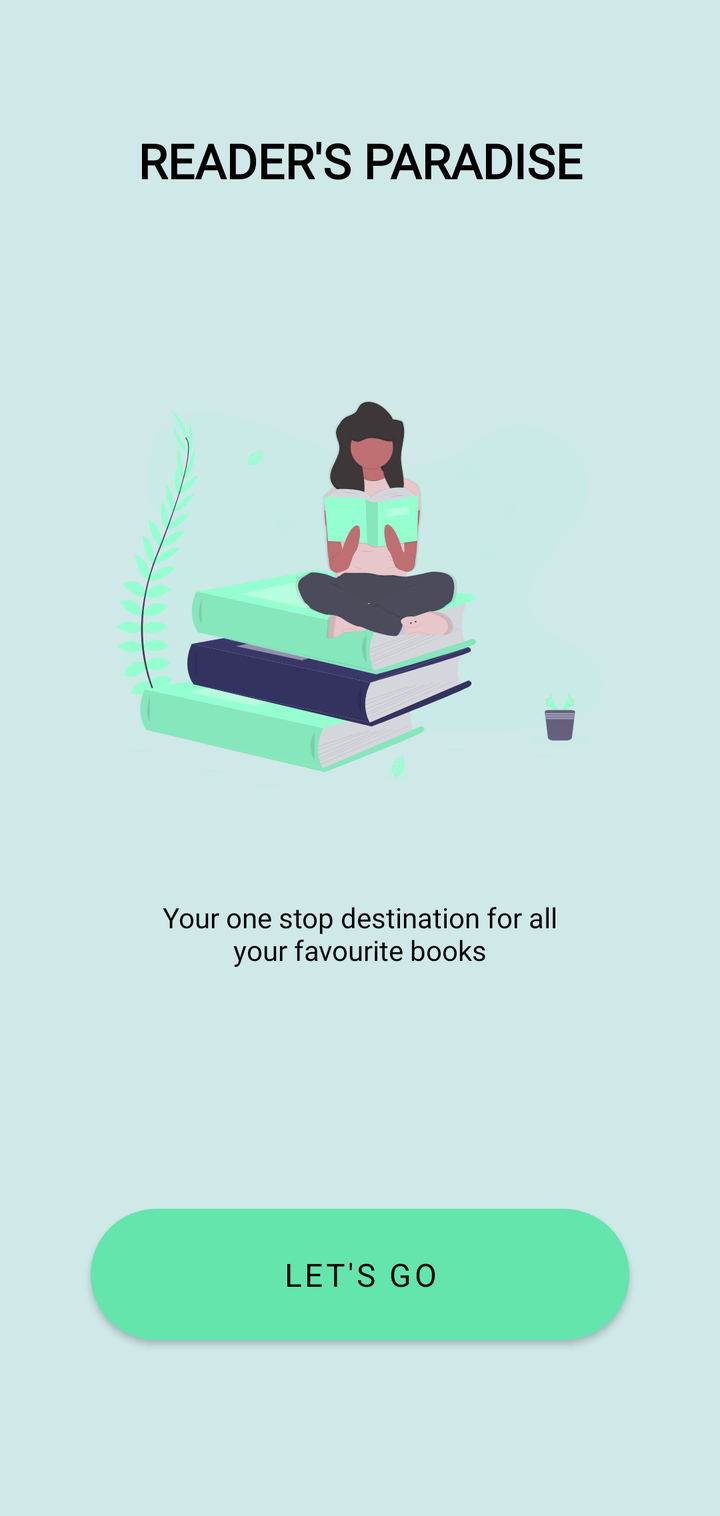
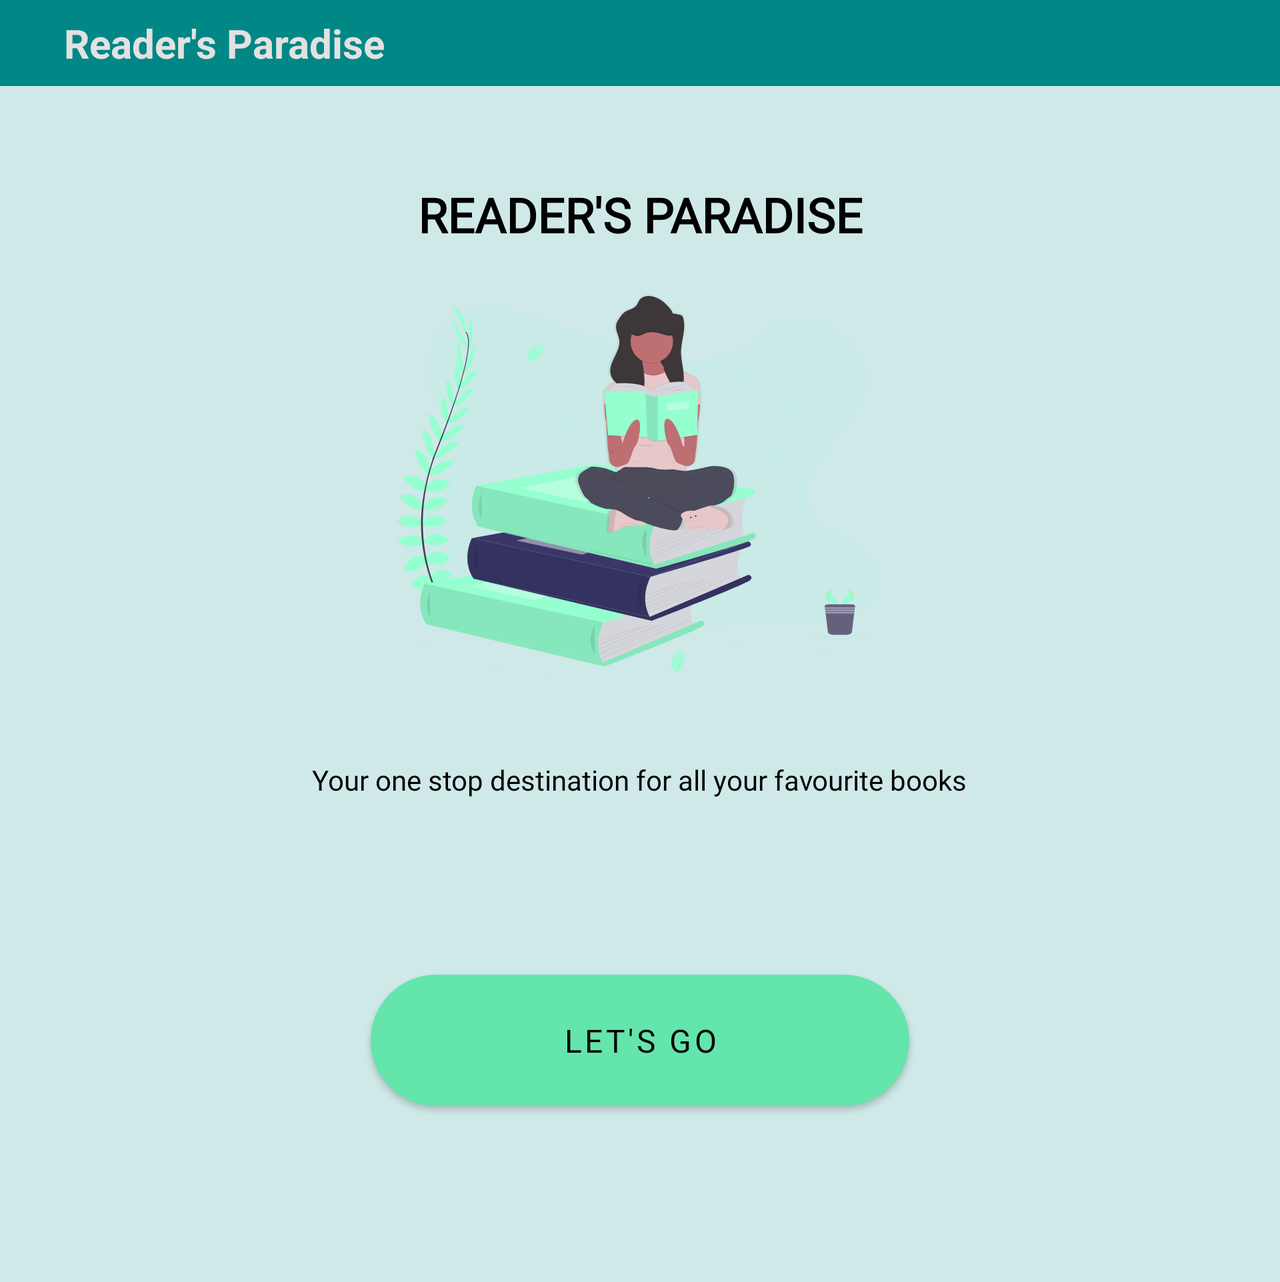

Compare how this app lays out the same screen by default and in its alternative resource folder. The renders come first, then the two layout files and the values they reference.
<!-- AndroidManifest.xml: application theme Theme.BookListingApp -->
<!-- res/layout/fragment_landing.xml -->
<?xml version="1.0" encoding="utf-8"?>
<ScrollView
    xmlns:android="http://schemas.android.com/apk/res/android"
    xmlns:tools="http://schemas.android.com/tools"
    xmlns:app="http://schemas.android.com/apk/res-auto"
    android:layout_width="match_parent"
    android:layout_height="match_parent"
    android:background="@color/color_bg"
    android:orientation="vertical"
    android:gravity="center_horizontal"
    tools:context=".LandingFragment">
    <LinearLayout
        android:layout_width="match_parent"
        android:layout_height="wrap_content"
        android:background="@color/color_bg"
        android:orientation="vertical"
        android:gravity="center_horizontal"
        tools:context=".LandingFragment">


        <TextView
            android:layout_width="wrap_content"
            android:layout_height="0sp"
            android:layout_weight="0.1"
            android:layout_marginTop="64dp"
            android:fontFamily="@font/roboto_bold"
            android:gravity="center"
            android:text="@string/app_name"
            android:textAllCaps="true"
            android:textColor="@color/black"
            android:textSize="24sp"
            android:textStyle="bold" />

        <ImageView
            android:layout_width="wrap_content"
            android:layout_height="0dp"
            android:layout_weight="0.4"
            android:layout_marginTop="104dp"
            android:src="@drawable/cover_photo"
            android:contentDescription="@string/landing_image"/>
        <TextView
            android:layout_width="wrap_content"
            android:layout_height="0dp"
            android:layout_weight="0.1"
            android:fontFamily="@font/ubuntu_medium"
            android:layout_marginTop="56dp"
            android:textSize="14sp"
            android:textStyle="normal"
            android:textColor="@color/black"
            android:text="@string/intro_to_app"
            android:gravity="center_horizontal|bottom"
            android:paddingStart="72dp"
            android:paddingEnd="72dp"/>

        <Button
            android:id="@+id/begin"
            android:layout_width="wrap_content"
            android:layout_height="wrap_content"
            android:layout_marginBottom="88dp"
            android:fontFamily="@font/ubuntu_medium"
            android:background="@drawable/button_ripple"
            android:layout_marginTop="120dp"
            app:backgroundTint="@color/start_button"
            android:paddingStart="96dp"
            android:paddingTop="16dp"
            android:paddingEnd="96dp"
            android:paddingBottom="16dp"

            android:text="@string/let_s_go"
            android:textSize="16sp"
            android:textColor="@color/black"/>



    </LinearLayout>
</ScrollView>
<!-- resources referenced by this layout -->
<resources>
  <color name="black">#FF000000</color>
  <color name="color_bg">#CFE8E8</color>
  <color name="start_button">#64E5AC</color>
  <!-- drawable button_ripple (drawable) -->
  <?xml version="1.0" encoding="utf-8"?>
  <ripple xmlns:android="http://schemas.android.com/apk/res/android"
      android:color="@color/start_button_light">
      <item
          android:drawable="@drawable/button_shape"/>
  </ripple>
  <!-- drawable cover_photo: vector/xml drawable (drawable, 65620 chars, omitted) -->
  <string name="app_name">Reader\'s Paradise</string>
  <string name="intro_to_app">Your one stop destination for all your favourite books</string>
  <string name="landing_image">Landing image</string>
  <string name="let_s_go">Let\'s go</string>
  <style name="Theme.BookListingApp" parent="Theme.MaterialComponents.DayNight.NoActionBar">
          
          <item name="colorPrimary">@color/purple_500</item>
          <item name="colorPrimaryVariant">@color/purple_700</item>
          <item name="colorOnPrimary">@color/white</item>
          
          <item name="colorSecondary">@color/teal_200</item>
          <item name="colorSecondaryVariant">@color/teal_700</item>
          <item name="colorOnSecondary">@color/black</item>
          
          <item name="android:statusBarColor" tools:targetApi="l">?attr/colorPrimaryVariant</item>
          
      </style>
  <color name="start_button_light">#9DE8C7</color>
  <!-- drawable button_shape (drawable) -->
  <?xml version="1.0" encoding="utf-8"?>
  <selector xmlns:android="http://schemas.android.com/apk/res/android">
      <item android:state_enabled="true">
          <shape android:shape="rectangle">
              <solid android:color="@color/start_button" />
              <corners android:radius="100dp" />
          </shape>
      </item>
      <item android:state_enabled="false">
          <shape android:shape="rectangle">
              <solid android:color="@color/button_disabled" />
              <corners android:radius="100dp" />
          </shape>
      </item>
  
  </selector>
  <color name="purple_500">#FF6200EE</color>
  <color name="purple_700">#FF3700B3</color>
  <color name="white">#FFFFFFFF</color>
  <color name="teal_200">#FF03DAC5</color>
  <color name="teal_700">#FF018786</color>
  <color name="button_disabled">#6D9C87</color>
</resources>
<!-- res/layout-land/fragment_landing.xml (the repository's variant of the layout above) -->
<!-- drawn on the phone turned sideways -->
<?xml version="1.0" encoding="utf-8"?>
<ScrollView
    xmlns:android="http://schemas.android.com/apk/res/android"
    xmlns:tools="http://schemas.android.com/tools"
    xmlns:app="http://schemas.android.com/apk/res-auto"
    android:layout_width="match_parent"
    android:layout_height="match_parent"
    android:background="@color/color_bg"
    android:orientation="vertical"
    android:gravity="center_horizontal"
    tools:context=".LandingFragment">
    <LinearLayout
        android:layout_width="match_parent"
        android:layout_height="wrap_content"
        android:background="@color/color_bg"
        android:orientation="vertical"
        android:gravity="center_horizontal"
        tools:context=".LandingFragment">
        <include layout="@layout/toolbar" />

        <TextView
            android:layout_width="wrap_content"
            android:layout_height="0sp"
            android:layout_weight="0.1"
            android:layout_marginTop="48dp"
            android:fontFamily="@font/roboto_bold"
            android:gravity="center"
            android:text="@string/app_name"
            android:textAllCaps="true"
            android:textColor="@color/black"
            android:textSize="24sp"
            android:textStyle="bold" />

        <ImageView
            android:layout_width="wrap_content"
            android:layout_height="0dp"
            android:layout_weight="0.4"
            android:layout_marginTop="24dp"
            android:src="@drawable/cover_photo"
            android:contentDescription="@string/landing_image"/>
        <TextView
            android:layout_width="wrap_content"
            android:layout_height="0dp"
            android:layout_weight="0.1"
            android:fontFamily="@font/ubuntu_medium"
            android:layout_marginTop="40dp"
            android:textSize="14sp"
            android:textStyle="normal"
            android:textColor="@color/black"
            android:text="@string/intro_to_app"
            android:gravity="center"
            android:paddingStart="72dp"
            android:paddingEnd="72dp"/>

        <Button
            android:id="@+id/begin"
            android:layout_width="wrap_content"
            android:layout_height="wrap_content"
            android:layout_marginBottom="88dp"
            android:fontFamily="@font/ubuntu_medium"
            android:background="@drawable/button_ripple"
            android:layout_marginTop="88dp"
            app:backgroundTint="@color/start_button"
            android:paddingStart="96dp"
            android:paddingTop="16dp"
            android:paddingEnd="96dp"
            android:paddingBottom="16dp"

            android:text="@string/let_s_go"
            android:textSize="16sp"
            android:textColor="@color/black"/>



    </LinearLayout>
</ScrollView>
<!-- res/layout/toolbar.xml (included above) -->
<?xml version="1.0" encoding="utf-8"?>
<LinearLayout xmlns:android="http://schemas.android.com/apk/res/android"
    android:layout_width="match_parent"
    android:layout_height="wrap_content"
    android:orientation="horizontal"
    android:gravity="center_vertical"
    android:background="@color/teal_700">
    <ImageButton
        android:id="@+id/up_button"
        android:layout_width="wrap_content"
        android:layout_height="wrap_content"
        android:src="@drawable/back_arrow"
        android:paddingStart="12dp"
        android:paddingEnd="8dp"
        android:background="@drawable/up_button_ripple"/>

    <TextView
        android:layout_width="wrap_content"
        android:layout_height="wrap_content"
        android:layout_marginStart="8dp"
        android:gravity="center_vertical"
        android:text="@string/app_name"
        android:textColor="#E3E1E1"
        android:textSize="20sp"
        android:textStyle="bold"
        android:paddingTop="8dp"
        android:paddingBottom="8dp" />

</LinearLayout>
<!-- resources referenced by the variant -->
<!-- as the phone turned sideways resolves them -->
<resources>
  <color name="black">#FF000000</color>
  <color name="color_bg">#CFE8E8</color>
  <color name="start_button">#64E5AC</color>
  <color name="teal_700">#FF018786</color>
  <!-- drawable button_ripple (drawable) -->
  <?xml version="1.0" encoding="utf-8"?>
  <ripple xmlns:android="http://schemas.android.com/apk/res/android"
      android:color="@color/start_button_light">
      <item
          android:drawable="@drawable/button_shape"/>
  </ripple>
  <!-- drawable cover_photo: vector/xml drawable (drawable, 65620 chars, omitted) -->
  <!-- drawable up_button_ripple (drawable) -->
  <?xml version="1.0" encoding="utf-8"?>
  <ripple xmlns:android="http://schemas.android.com/apk/res/android"
      android:color="@android:color/darker_gray">
      <item android:drawable="@drawable/up_button_bg" />
  </ripple>
  <string name="app_name">Reader\'s Paradise</string>
  <string name="intro_to_app">Your one stop destination for all your favourite books</string>
  <string name="landing_image">Landing image</string>
  <string name="let_s_go">Let\'s go</string>
  <style name="Theme.BookListingApp" parent="Theme.MaterialComponents.DayNight.NoActionBar">
          
          <item name="colorPrimary">@color/purple_500</item>
          <item name="colorPrimaryVariant">@color/purple_700</item>
          <item name="colorOnPrimary">@color/white</item>
          
          <item name="colorSecondary">@color/teal_200</item>
          <item name="colorSecondaryVariant">@color/teal_700</item>
          <item name="colorOnSecondary">@color/black</item>
          
          <item name="android:statusBarColor" tools:targetApi="l">?attr/colorPrimaryVariant</item>
          
      </style>
  <color name="start_button_light">#9DE8C7</color>
  <!-- drawable button_shape (drawable) -->
  <?xml version="1.0" encoding="utf-8"?>
  <selector xmlns:android="http://schemas.android.com/apk/res/android">
      <item android:state_enabled="true">
          <shape android:shape="rectangle">
              <solid android:color="@color/start_button" />
              <corners android:radius="100dp" />
          </shape>
      </item>
      <item android:state_enabled="false">
          <shape android:shape="rectangle">
              <solid android:color="@color/button_disabled" />
              <corners android:radius="100dp" />
          </shape>
      </item>
  
  </selector>
  <!-- drawable up_button_bg (drawable) -->
  <?xml version="1.0" encoding="utf-8"?>
  <selector xmlns:android="http://schemas.android.com/apk/res/android">
      <item android:state_enabled="true">
          <shape android:shape="rectangle">
              <size
                  android:height="40dp"
                  android:width="24dp" />
              <solid android:color="@color/teal_700" />
          </shape>
      </item>
      <item android:state_enabled="false">
          <shape android:shape="rectangle">
              <size
                  android:height="40dp"
                  android:width="24dp" />
              <solid android:color= "@color/teal_700" />
          </shape>
      </item>
  </selector>
  <color name="purple_500">#FF6200EE</color>
  <color name="purple_700">#FF3700B3</color>
  <color name="white">#FFFFFFFF</color>
  <color name="teal_200">#FF03DAC5</color>
  <color name="button_disabled">#6D9C87</color>
</resources>
